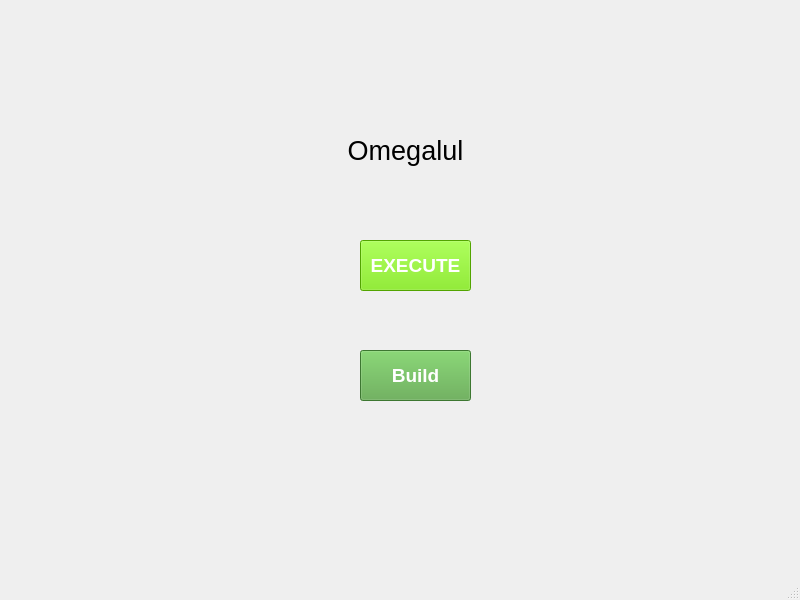
<?xml version="1.0" encoding="UTF-8"?>
<ui version="4.0">
 <class>MainWindow</class>
 <widget class="QMainWindow" name="MainWindow">
  <property name="geometry">
   <rect>
    <x>0</x>
    <y>0</y>
    <width>800</width>
    <height>600</height>
   </rect>
  </property>
  <property name="windowTitle">
   <string>MainWindow</string>
  </property>
  <widget class="QWidget" name="centralwidget">
   <widget class="QLabel" name="label">
    <property name="geometry">
     <rect>
      <x>310</x>
      <y>110</y>
      <width>191</width>
      <height>81</height>
     </rect>
    </property>
    <property name="font">
     <font>
      <pointsize>20</pointsize>
     </font>
    </property>
    <property name="text">
     <string>Omegalul</string>
    </property>
    <property name="alignment">
     <set>Qt::AlignCenter</set>
    </property>
   </widget>
   <widget class="QPushButton" name="pushButton">
    <property name="geometry">
     <rect>
      <x>360</x>
      <y>240</y>
      <width>111</width>
      <height>51</height>
     </rect>
    </property>
    <property name="font">
     <font>
      <pointsize>14</pointsize>
      <weight>75</weight>
      <bold>true</bold>
     </font>
    </property>
    <property name="styleSheet">
     <string notr="true">QPushButton#pushButton{
color: #ffffff;
background: #73e600;
}

QPushButton#pushButton::pressed{
background: #66cc00;
}</string>
    </property>
    <property name="text">
     <string>EXECUTE</string>
    </property>
   </widget>
   <widget class="QPushButton" name="pushButton_2">
    <property name="geometry">
     <rect>
      <x>360</x>
      <y>350</y>
      <width>111</width>
      <height>51</height>
     </rect>
    </property>
    <property name="font">
     <font>
      <pointsize>14</pointsize>
      <weight>75</weight>
      <bold>true</bold>
     </font>
    </property>
    <property name="styleSheet">
     <string notr="true">QPushButton#pushButton_2{
color: #ffffff;
background: #56a644;
}

QPushButton#pushButton_2::pressed{
background: #4b913b;
}</string>
    </property>
    <property name="text">
     <string>Build</string>
    </property>
   </widget>
  </widget>
  <widget class="QMenuBar" name="menubar">
   <property name="geometry">
    <rect>
     <x>0</x>
     <y>0</y>
     <width>800</width>
     <height>21</height>
    </rect>
   </property>
  </widget>
  <widget class="QStatusBar" name="statusbar"/>
 </widget>
 <resources/>
 <connections/>
</ui>
